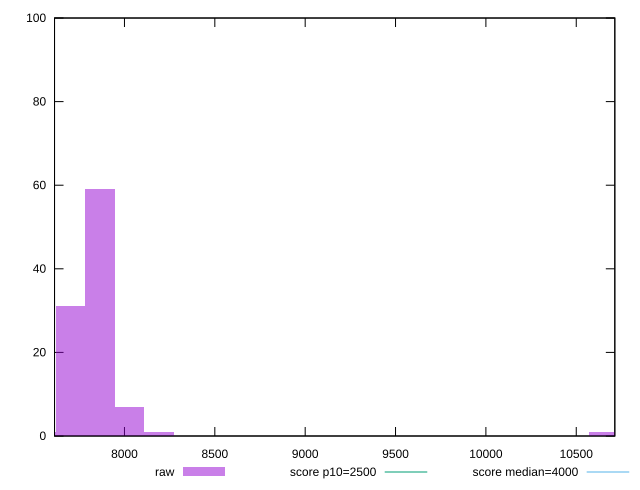

The gnuplot source for this figure:
reset

$raw <<EOF
10650.135453277193 1
7864.71541165085 59
8028.563649393576 7
7700.867173908124 31
8192.411887136303 1
7537.0189361653975 1
EOF

set key outside below
set boxwidth 163.84823774272604
set xrange [7613.0380000000005:10713.421000000002]
set yrange [0:100]
set trange [0:100]
set style fill transparent solid 0.5 noborder

set parametric
set terminal svg size 640, 490 enhanced background rgb 'white'
set output "report_00019_2021-02-10T18-14-37.922Z//largest-contentful-paint/samples/pages+cached+noadtech/raw/histogram.svg"

plot $raw title "raw" with boxes, \
     2500,t title "score p10=2500", \
     4000,t title "score median=4000"

reset
